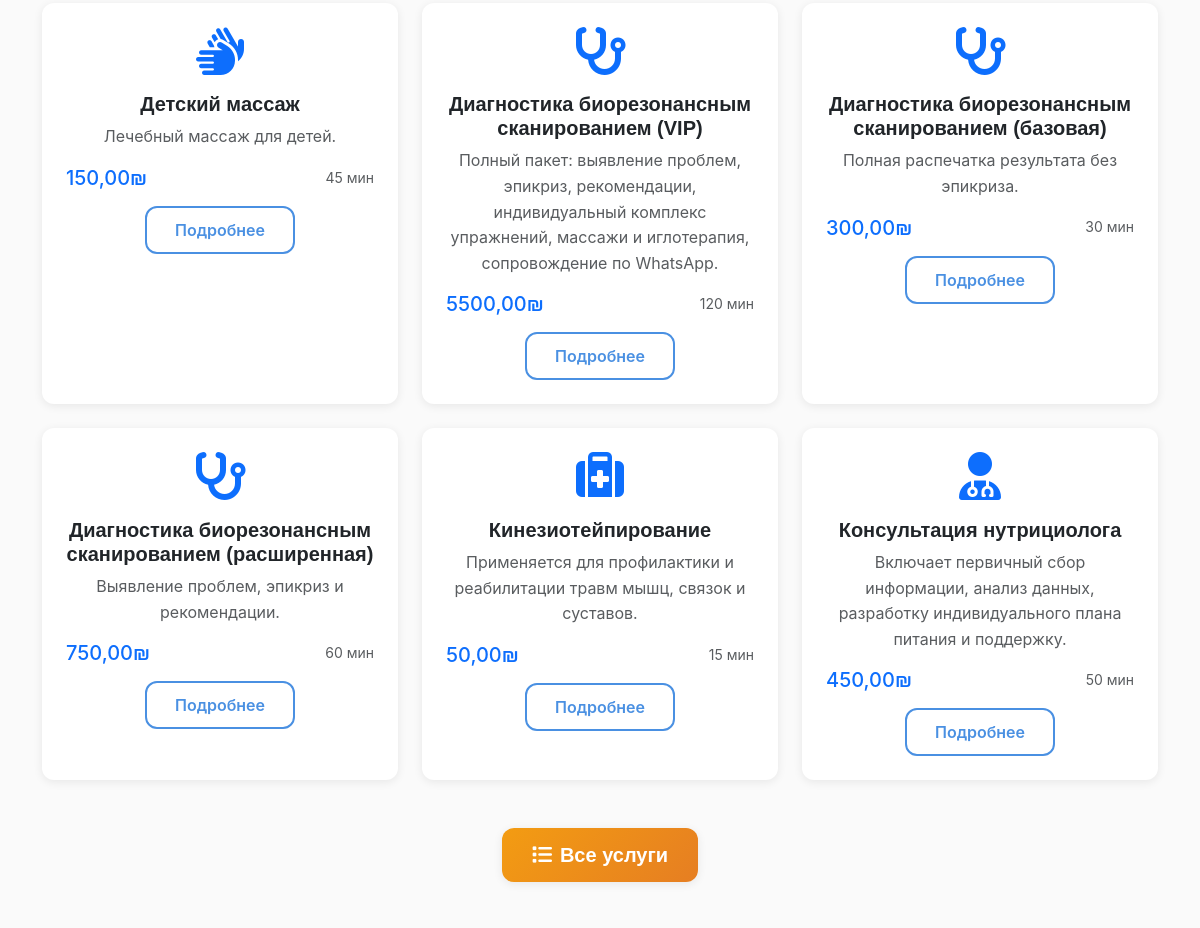
The app's page / (middle part), older data.
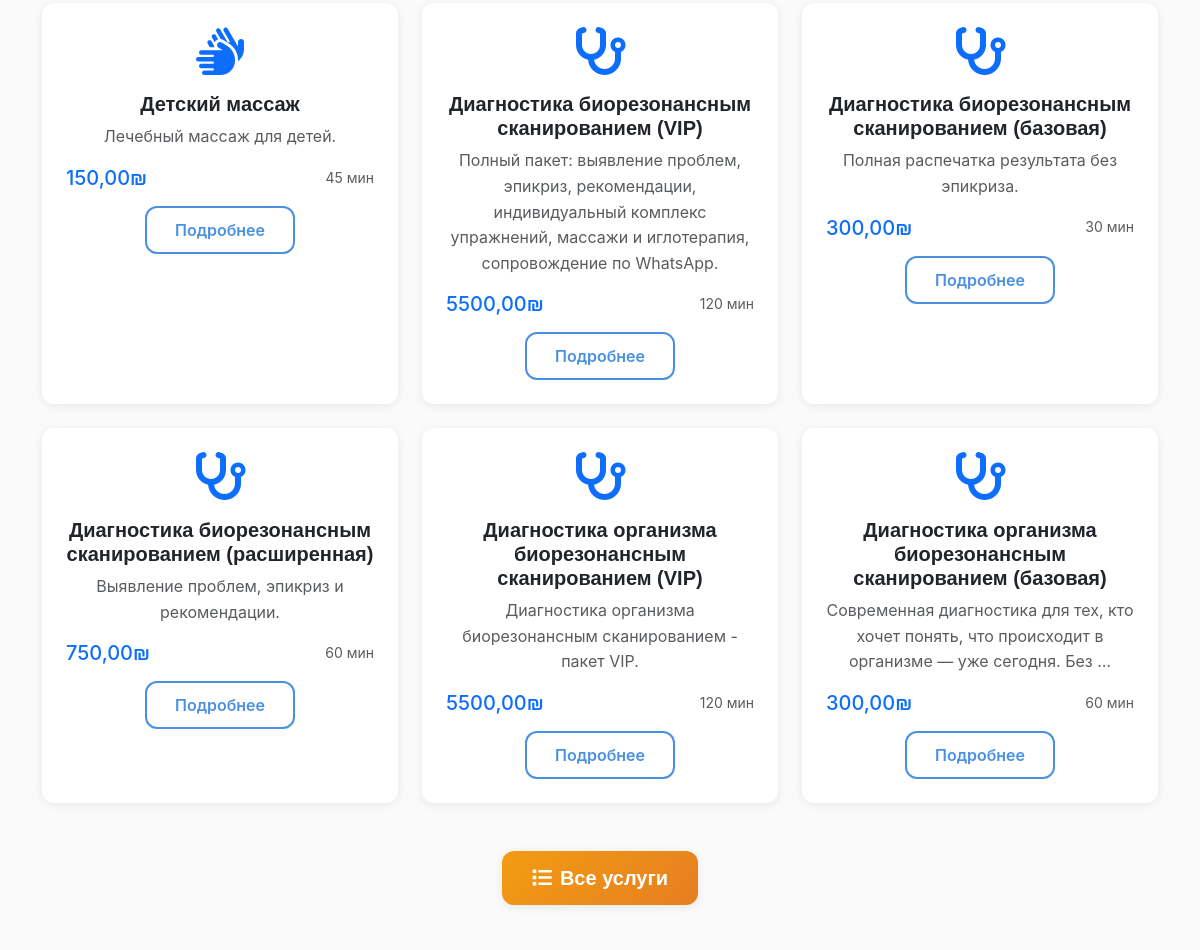
The same page, newer data.
### core/models.py (models this page shows, shortened)
class Service(models.Model):
    CATALOG_CHOICES = [
        ('A', 'Каталог А (Израиль)'),
        ('B', 'Каталог B (Заграница)'),
    ]
    name = models.CharField(max_length=200, verbose_name="Название услуги")
    description = models.TextField(verbose_name="Описание")
    price = models.DecimalField(max_digits=10, decimal_places=2, verbose_name="Цена")
    currency = models.CharField(max_length=3, default="₪", verbose_name="Валюта")
    duration = models.IntegerField(help_text="Длительность в минутах", verbose_name="Длительность")
    catalog = models.CharField(max_length=1, choices=CATALOG_CHOICES, default='A', verbose_name="Каталог")
    is_active = models.BooleanField(default=True, verbose_name="Активна")
    created_at = models.DateTimeField(auto_now_add=True, verbose_name="Дата создания")
    class Meta:
        verbose_name = "Услуга"
        verbose_name_plural = "Услуги"
        ordering = ['catalog', 'name']

### core/views.py (the view)
# urls.py: path('', views.home, name='home'),
def home(request):
    popular_services = Service.objects.filter(is_active=True, catalog='A')[:6]
    context = {
        'popular_services': popular_services,
    }
    return render(request, 'core/home.html', context)

### templates/core/home.html (shortened to what this page needs)
{% extends 'base.html' %}
{% block content %}
<section class="py-5">
    <div class="container">
        <div class="row">
            {% for service in popular_services %}
            <div class="col-md-4 mb-4">
                <div class="card service-card h-100">
                    <div class="card-body text-center">
                        <div class="mb-3">
                            {% if 'массаж' in service.name.lower %}
                                <i class="fas fa-hands text-primary" style="font-size: 3rem;"></i>
                            {% elif 'консультация' in service.name.lower %}
                                <i class="fas fa-user-md text-primary" style="font-size: 3rem;"></i>
                            {% elif 'диагностика' in service.name.lower %}
                                <i class="fas fa-stethoscope text-primary" style="font-size: 3rem;"></i>
                            {% else %}
                                <i class="fas fa-medkit text-primary" style="font-size: 3rem;"></i>
                            {% endif %}
                        </div>
                        <h5 class="card-title">{{ service.name }}</h5>
                        <p class="card-text text-muted">{{ service.description|truncatewords:15 }}</p>
                        <div class="d-flex justify-content-between align-items-center">
                            <span class="h5 text-primary mb-0">{{ service.price }}{{ service.currency }}</span>
                            <small class="text-muted">{{ service.duration }} мин</small>
                        </div>
                        <a href="{% url 'core:service_detail' service.id %}" class="btn btn-outline-primary mt-3">
                            Подробнее
                        </a>
                    </div>
                </div>
            </div>
            {% endfor %}
        </div>
        <div class="text-center mt-4">
            <a href="{% url 'core:services' %}" class="btn btn-primary btn-lg">
                <i class="fas fa-list me-2"></i>Все услуги
            </a>
        </div>
    </div>
</section>
{% endblock %}

Row changes from the older to the newer data that the page shows:
no longer on this page (row unchanged): Service: name "Кинезиотейпирование", description "Применяется для профилактики и реабилитации травм мышц, связок и суставов.", price "50,00", currency "₪", duration "15"
no longer on this page (row unchanged): Service: name "Консультация нутрициолога", description "Включает первичный сбор информации, анализ данных, разработку индивидуального плана питания и поддержку.", price "450,00", currency "₪", duration "50"
added Service: name "Диагностика организма биорезонансным сканированием (VIP)", description "Диагностика организма биорезонансным сканированием - пакет VIP.", price "5500,00", currency "₪", duration "120"
added Service: name "Диагностика организма биорезонансным сканированием (базовая)", description "Современная диагностика для тех, кто хочет понять, что происходит в организме — уже сегодня. Без …", price "300,00", currency "₪", duration "60"
